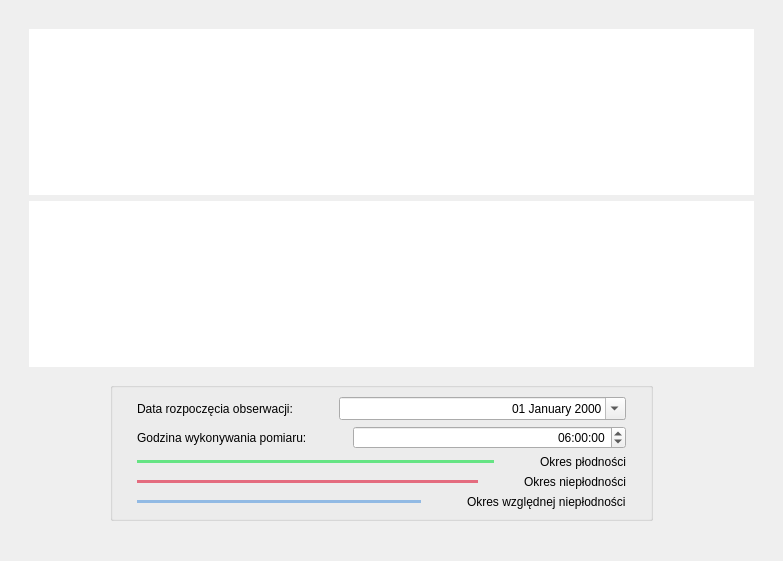
<?xml version="1.0" encoding="UTF-8"?>
<ui version="4.0">
 <class>ViewWidget</class>
 <widget class="QWidget" name="ViewWidget">
  <property name="geometry">
   <rect>
    <x>0</x>
    <y>0</y>
    <width>783</width>
    <height>561</height>
   </rect>
  </property>
  <property name="windowTitle">
   <string>Form</string>
  </property>
  <layout class="QGridLayout" name="gridLayout">
   <item row="0" column="0">
    <widget class="QScrollArea" name="scrollArea">
     <property name="enabled">
      <bool>true</bool>
     </property>
     <property name="sizePolicy">
      <sizepolicy hsizetype="Preferred" vsizetype="Preferred">
       <horstretch>0</horstretch>
       <verstretch>0</verstretch>
      </sizepolicy>
     </property>
     <property name="autoFillBackground">
      <bool>false</bool>
     </property>
     <property name="frameShape">
      <enum>QFrame::NoFrame</enum>
     </property>
     <property name="lineWidth">
      <number>0</number>
     </property>
     <property name="widgetResizable">
      <bool>true</bool>
     </property>
     <widget class="QWidget" name="scrollAreaWidgetContents">
      <property name="geometry">
       <rect>
        <x>0</x>
        <y>0</y>
        <width>759</width>
        <height>537</height>
       </rect>
      </property>
      <layout class="QHBoxLayout" name="horizontalLayout">
       <item>
        <layout class="QVBoxLayout" name="verticalLayout">
         <item>
          <widget class="QWidget" name="printWidget" native="true">
           <layout class="QGridLayout" name="gridLayout_3">
            <item row="0" column="0">
             <layout class="QGridLayout" name="gridLayout_2">
              <item row="1" column="0">
               <widget class="MygraphSupplement" name="graphSupplement">
                <property name="sizePolicy">
                 <sizepolicy hsizetype="Preferred" vsizetype="Preferred">
                  <horstretch>0</horstretch>
                  <verstretch>0</verstretch>
                 </sizepolicy>
                </property>
                <property name="frameShape">
                 <enum>QFrame::NoFrame</enum>
                </property>
                <property name="lineWidth">
                 <number>0</number>
                </property>
                <property name="verticalScrollBarPolicy">
                 <enum>Qt::ScrollBarAlwaysOff</enum>
                </property>
                <property name="horizontalScrollBarPolicy">
                 <enum>Qt::ScrollBarAlwaysOff</enum>
                </property>
                <property name="renderHints">
                 <set>QPainter::Antialiasing|QPainter::HighQualityAntialiasing|QPainter::TextAntialiasing</set>
                </property>
               </widget>
              </item>
              <item row="0" column="0">
               <widget class="Mygraph" name="graphicsView">
                <property name="sizePolicy">
                 <sizepolicy hsizetype="Preferred" vsizetype="Preferred">
                  <horstretch>0</horstretch>
                  <verstretch>0</verstretch>
                 </sizepolicy>
                </property>
                <property name="frameShape">
                 <enum>QFrame::NoFrame</enum>
                </property>
                <property name="lineWidth">
                 <number>0</number>
                </property>
                <property name="verticalScrollBarPolicy">
                 <enum>Qt::ScrollBarAlwaysOff</enum>
                </property>
                <property name="horizontalScrollBarPolicy">
                 <enum>Qt::ScrollBarAlwaysOff</enum>
                </property>
                <property name="renderHints">
                 <set>QPainter::Antialiasing|QPainter::HighQualityAntialiasing|QPainter::TextAntialiasing</set>
                </property>
               </widget>
              </item>
             </layout>
            </item>
           </layout>
          </widget>
         </item>
         <item>
          <layout class="QHBoxLayout" name="horizontalLayout_2">
           <property name="leftMargin">
            <number>20</number>
           </property>
           <property name="topMargin">
            <number>0</number>
           </property>
           <property name="rightMargin">
            <number>20</number>
           </property>
           <property name="bottomMargin">
            <number>20</number>
           </property>
           <item>
            <spacer name="horizontalSpacerLeft">
             <property name="orientation">
              <enum>Qt::Horizontal</enum>
             </property>
             <property name="sizeType">
              <enum>QSizePolicy::Fixed</enum>
             </property>
             <property name="sizeHint" stdset="0">
              <size>
               <width>70</width>
               <height>20</height>
              </size>
             </property>
            </spacer>
           </item>
           <item>
            <widget class="QGroupBox" name="groupBox">
             <property name="title">
              <string/>
             </property>
             <layout class="QVBoxLayout" name="verticalLayout_2">
              <item>
               <layout class="QHBoxLayout" name="horizontalLayoutObservation">
                <property name="leftMargin">
                 <number>15</number>
                </property>
                <property name="rightMargin">
                 <number>15</number>
                </property>
                <item>
                 <widget class="QLabel" name="label_description">
                  <property name="sizePolicy">
                   <sizepolicy hsizetype="Fixed" vsizetype="Preferred">
                    <horstretch>0</horstretch>
                    <verstretch>0</verstretch>
                   </sizepolicy>
                  </property>
                  <property name="text">
                   <string>Data rozpoczęcia obserwacji:</string>
                  </property>
                 </widget>
                </item>
                <item>
                 <spacer name="horizontalSpacer">
                  <property name="orientation">
                   <enum>Qt::Horizontal</enum>
                  </property>
                  <property name="sizeType">
                   <enum>QSizePolicy::Fixed</enum>
                  </property>
                  <property name="sizeHint" stdset="0">
                   <size>
                    <width>40</width>
                    <height>10</height>
                   </size>
                  </property>
                 </spacer>
                </item>
                <item>
                 <widget class="QDateEdit" name="dateObservation">
                  <property name="sizePolicy">
                   <sizepolicy hsizetype="MinimumExpanding" vsizetype="Fixed">
                    <horstretch>0</horstretch>
                    <verstretch>0</verstretch>
                   </sizepolicy>
                  </property>
                  <property name="minimumSize">
                   <size>
                    <width>0</width>
                    <height>0</height>
                   </size>
                  </property>
                  <property name="font">
                   <font>
                    <weight>50</weight>
                    <bold>false</bold>
                    <kerning>true</kerning>
                   </font>
                  </property>
                  <property name="focusPolicy">
                   <enum>Qt::ClickFocus</enum>
                  </property>
                  <property name="wrapping">
                   <bool>false</bool>
                  </property>
                  <property name="frame">
                   <bool>true</bool>
                  </property>
                  <property name="alignment">
                   <set>Qt::AlignRight|Qt::AlignTrailing|Qt::AlignVCenter</set>
                  </property>
                  <property name="readOnly">
                   <bool>false</bool>
                  </property>
                  <property name="accelerated">
                   <bool>false</bool>
                  </property>
                  <property name="keyboardTracking">
                   <bool>true</bool>
                  </property>
                  <property name="dateTime">
                   <datetime>
                    <hour>0</hour>
                    <minute>0</minute>
                    <second>0</second>
                    <year>2000</year>
                    <month>1</month>
                    <day>1</day>
                   </datetime>
                  </property>
                  <property name="displayFormat">
                   <string>dd MMMM yyyy</string>
                  </property>
                  <property name="calendarPopup">
                   <bool>true</bool>
                  </property>
                 </widget>
                </item>
               </layout>
              </item>
              <item>
               <layout class="QHBoxLayout" name="horizontalLayoutObservation_2">
                <property name="leftMargin">
                 <number>15</number>
                </property>
                <property name="rightMargin">
                 <number>15</number>
                </property>
                <item>
                 <widget class="QLabel" name="label_hour">
                  <property name="sizePolicy">
                   <sizepolicy hsizetype="Fixed" vsizetype="Preferred">
                    <horstretch>0</horstretch>
                    <verstretch>0</verstretch>
                   </sizepolicy>
                  </property>
                  <property name="text">
                   <string>Godzina wykonywania pomiaru:</string>
                  </property>
                 </widget>
                </item>
                <item>
                 <spacer name="horizontalSpacer">
                  <property name="orientation">
                   <enum>Qt::Horizontal</enum>
                  </property>
                  <property name="sizeType">
                   <enum>QSizePolicy::Fixed</enum>
                  </property>
                  <property name="sizeHint" stdset="0">
                   <size>
                    <width>40</width>
                    <height>10</height>
                   </size>
                  </property>
                 </spacer>
                </item>
                <item>
                 <widget class="QTimeEdit" name="timeEdit">
                  <property name="focusPolicy">
                   <enum>Qt::ClickFocus</enum>
                  </property>
                  <property name="alignment">
                   <set>Qt::AlignRight|Qt::AlignTrailing|Qt::AlignVCenter</set>
                  </property>
                  <property name="time">
                   <time>
                    <hour>6</hour>
                    <minute>0</minute>
                    <second>0</second>
                   </time>
                  </property>
                 </widget>
                </item>
               </layout>
              </item>
              <item>
               <layout class="QHBoxLayout" name="horizontalLayoutFertility">
                <property name="leftMargin">
                 <number>15</number>
                </property>
                <property name="rightMargin">
                 <number>15</number>
                </property>
                <item>
                 <widget class="Line" name="lineFertility">
                  <property name="palette">
                   <palette>
                    <active>
                     <colorrole role="WindowText">
                      <brush brushstyle="SolidPattern">
                       <color alpha="255">
                        <red>102</red>
                        <green>228</green>
                        <blue>132</blue>
                       </color>
                      </brush>
                     </colorrole>
                    </active>
                    <inactive>
                     <colorrole role="WindowText">
                      <brush brushstyle="SolidPattern">
                       <color alpha="255">
                        <red>102</red>
                        <green>228</green>
                        <blue>132</blue>
                       </color>
                      </brush>
                     </colorrole>
                    </inactive>
                    <disabled>
                     <colorrole role="WindowText">
                      <brush brushstyle="SolidPattern">
                       <color alpha="255">
                        <red>69</red>
                        <green>69</green>
                        <blue>69</blue>
                       </color>
                      </brush>
                     </colorrole>
                    </disabled>
                   </palette>
                  </property>
                  <property name="frameShadow">
                   <enum>QFrame::Plain</enum>
                  </property>
                  <property name="lineWidth">
                   <number>5</number>
                  </property>
                  <property name="midLineWidth">
                   <number>0</number>
                  </property>
                  <property name="orientation">
                   <enum>Qt::Horizontal</enum>
                  </property>
                 </widget>
                </item>
                <item>
                 <spacer name="horizontalSpacer">
                  <property name="orientation">
                   <enum>Qt::Horizontal</enum>
                  </property>
                  <property name="sizeType">
                   <enum>QSizePolicy::Fixed</enum>
                  </property>
                  <property name="sizeHint" stdset="0">
                   <size>
                    <width>40</width>
                    <height>10</height>
                   </size>
                  </property>
                 </spacer>
                </item>
                <item>
                 <widget class="QLabel" name="labelFertility">
                  <property name="sizePolicy">
                   <sizepolicy hsizetype="Fixed" vsizetype="Preferred">
                    <horstretch>0</horstretch>
                    <verstretch>0</verstretch>
                   </sizepolicy>
                  </property>
                  <property name="layoutDirection">
                   <enum>Qt::LeftToRight</enum>
                  </property>
                  <property name="text">
                   <string>Okres płodności</string>
                  </property>
                 </widget>
                </item>
               </layout>
              </item>
              <item>
               <layout class="QHBoxLayout" name="horizontalLayoutNotFertility">
                <property name="leftMargin">
                 <number>15</number>
                </property>
                <property name="rightMargin">
                 <number>15</number>
                </property>
                <item>
                 <widget class="Line" name="lineNotFertility">
                  <property name="palette">
                   <palette>
                    <active>
                     <colorrole role="WindowText">
                      <brush brushstyle="SolidPattern">
                       <color alpha="255">
                        <red>228</red>
                        <green>108</green>
                        <blue>127</blue>
                       </color>
                      </brush>
                     </colorrole>
                    </active>
                    <inactive>
                     <colorrole role="WindowText">
                      <brush brushstyle="SolidPattern">
                       <color alpha="255">
                        <red>228</red>
                        <green>108</green>
                        <blue>127</blue>
                       </color>
                      </brush>
                     </colorrole>
                    </inactive>
                    <disabled>
                     <colorrole role="WindowText">
                      <brush brushstyle="SolidPattern">
                       <color alpha="255">
                        <red>69</red>
                        <green>69</green>
                        <blue>69</blue>
                       </color>
                      </brush>
                     </colorrole>
                    </disabled>
                   </palette>
                  </property>
                  <property name="frameShadow">
                   <enum>QFrame::Plain</enum>
                  </property>
                  <property name="lineWidth">
                   <number>5</number>
                  </property>
                  <property name="midLineWidth">
                   <number>0</number>
                  </property>
                  <property name="orientation">
                   <enum>Qt::Horizontal</enum>
                  </property>
                 </widget>
                </item>
                <item>
                 <spacer name="horizontalSpacer">
                  <property name="orientation">
                   <enum>Qt::Horizontal</enum>
                  </property>
                  <property name="sizeType">
                   <enum>QSizePolicy::Fixed</enum>
                  </property>
                  <property name="sizeHint" stdset="0">
                   <size>
                    <width>40</width>
                    <height>10</height>
                   </size>
                  </property>
                 </spacer>
                </item>
                <item>
                 <widget class="QLabel" name="labelNotFertility">
                  <property name="sizePolicy">
                   <sizepolicy hsizetype="Fixed" vsizetype="Preferred">
                    <horstretch>0</horstretch>
                    <verstretch>0</verstretch>
                   </sizepolicy>
                  </property>
                  <property name="text">
                   <string>Okres niepłodności</string>
                  </property>
                 </widget>
                </item>
               </layout>
              </item>
              <item>
               <layout class="QHBoxLayout" name="horizontalLayoutMaybeFertility">
                <property name="leftMargin">
                 <number>15</number>
                </property>
                <property name="rightMargin">
                 <number>15</number>
                </property>
                <item>
                 <widget class="Line" name="lineMaybeFertility">
                  <property name="palette">
                   <palette>
                    <active>
                     <colorrole role="WindowText">
                      <brush brushstyle="SolidPattern">
                       <color alpha="255">
                        <red>146</red>
                        <green>186</green>
                        <blue>228</blue>
                       </color>
                      </brush>
                     </colorrole>
                    </active>
                    <inactive>
                     <colorrole role="WindowText">
                      <brush brushstyle="SolidPattern">
                       <color alpha="255">
                        <red>146</red>
                        <green>186</green>
                        <blue>228</blue>
                       </color>
                      </brush>
                     </colorrole>
                    </inactive>
                    <disabled>
                     <colorrole role="WindowText">
                      <brush brushstyle="SolidPattern">
                       <color alpha="255">
                        <red>69</red>
                        <green>69</green>
                        <blue>69</blue>
                       </color>
                      </brush>
                     </colorrole>
                    </disabled>
                   </palette>
                  </property>
                  <property name="frameShadow">
                   <enum>QFrame::Plain</enum>
                  </property>
                  <property name="lineWidth">
                   <number>5</number>
                  </property>
                  <property name="midLineWidth">
                   <number>0</number>
                  </property>
                  <property name="orientation">
                   <enum>Qt::Horizontal</enum>
                  </property>
                 </widget>
                </item>
                <item>
                 <spacer name="horizontalSpacer">
                  <property name="orientation">
                   <enum>Qt::Horizontal</enum>
                  </property>
                  <property name="sizeType">
                   <enum>QSizePolicy::Fixed</enum>
                  </property>
                  <property name="sizeHint" stdset="0">
                   <size>
                    <width>40</width>
                    <height>10</height>
                   </size>
                  </property>
                 </spacer>
                </item>
                <item>
                 <widget class="QLabel" name="labelMaybeFertility">
                  <property name="sizePolicy">
                   <sizepolicy hsizetype="Fixed" vsizetype="Preferred">
                    <horstretch>0</horstretch>
                    <verstretch>0</verstretch>
                   </sizepolicy>
                  </property>
                  <property name="text">
                   <string>Okres względnej niepłodności</string>
                  </property>
                 </widget>
                </item>
               </layout>
              </item>
             </layout>
            </widget>
           </item>
           <item>
            <spacer name="horizontalSpacerRight">
             <property name="orientation">
              <enum>Qt::Horizontal</enum>
             </property>
             <property name="sizeType">
              <enum>QSizePolicy::Fixed</enum>
             </property>
             <property name="sizeHint" stdset="0">
              <size>
               <width>90</width>
               <height>20</height>
              </size>
             </property>
            </spacer>
           </item>
          </layout>
         </item>
        </layout>
       </item>
      </layout>
      <zorder></zorder>
     </widget>
    </widget>
   </item>
  </layout>
 </widget>
 <customwidgets>
  <customwidget>
   <class>Mygraph</class>
   <extends>QGraphicsView</extends>
   <header>mygraph.h</header>
  </customwidget>
  <customwidget>
   <class>MygraphSupplement</class>
   <extends>QGraphicsView</extends>
   <header>mygraphsupplement.h</header>
  </customwidget>
 </customwidgets>
 <resources/>
 <connections/>
</ui>
